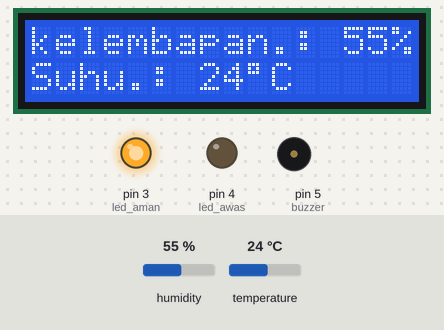
Simulated run of this sketch. Board: Arduino Uno, built with avr-gcc and run on an emulated ATmega328P. On the bench: 16×2 character LCD, output pins drawn as LEDs (lit = HIGH), buzzer (waves = sounding, pin HIGH). The inputs (shaded band) are chosen by the test bench; at power-on: humidity 55 %, temperature 24 °C. What the sketch prints to the serial monitor is not drawn.

Above: at 1.2 s.
1.3 s: humidity set to 81 %
At 3.7 s:
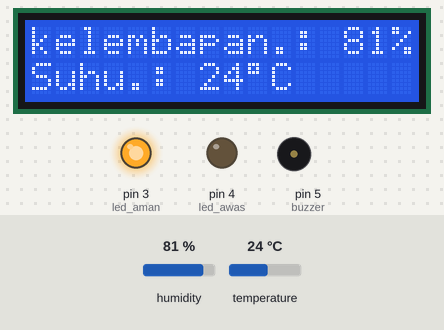
4.1 s: humidity set to 84 %
At 5.5 s:
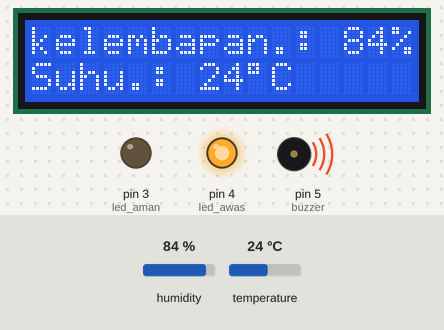
6.9 s: temperature set to 12 °C
At 9.2 s:
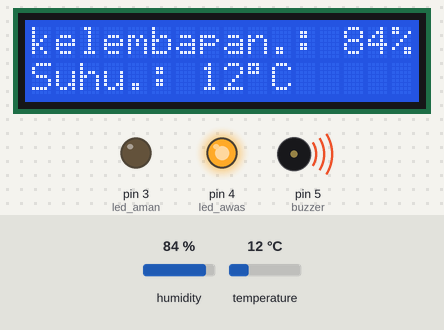
10.0 s: temperature set to 19 °C
At 11.0 s:
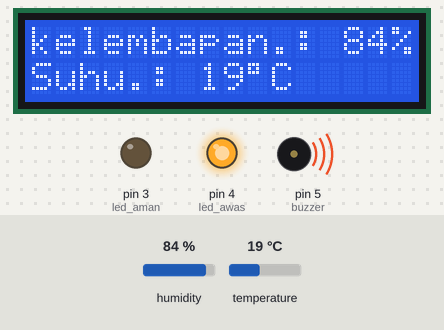
Timing chart, 0 to 13.0 s (numbered marks = the images above; inputs shaded):
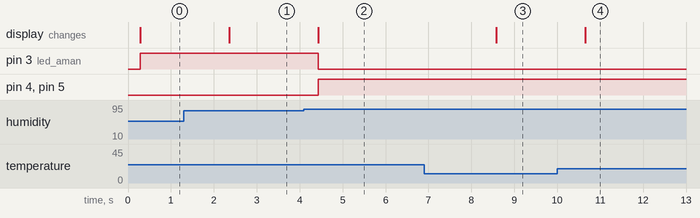

The sketch:

DHT11_With_LCD_1602_BUZZER.ino
```cpp
/*************************************************************
  This example shows how value can be pushed from Arduino to
  Serial Monitor dan LCD 1602

   ;;`  .;;;;;  ;;;;:  ;;` `;;  ;;;;  ;;  :;.  ;;;;`  ;;;;:   ;;  ;;;;,
  ,;;;  .;:.;;, ;;:;;; ;;` `;; ;; ,;: ;;  :;. ;;;:;;  ;;.;;.  ;;  ;;:;;,
  ;;;;  .;: :;, ;;  ;; ;;` `;; ;;;,   ;;,,;;. ;;  ,;, ;; ,;,  ;;  ;;  ;;
 `;:`;, .;;;;;  ;;  ;; ;;` `;;  ;;;;, ;;;;;;.`;;  .;: ;;;;;   ;;  ;;  ;;
 :;;;;; .;:.;;  ;;  ;; ;;` `;; `. `;; ;;  :;. ;;  :;, ;;``    ;;  ;;  ;;
 ;;;;;; .;: ;;. ;;:;;: .;;:;;. ;;..;; ;;  :;. ;;;:;;  ;;   ;; ;;  ;;:;;

  WARNING :
  For this example you'll need library & Arduino part :
    Adafruit DHT sensor libraries:
    https://github.com/adafruit/Adafruit_Sensor
    https://github.com/adafruit/DHT-sensor-library

  Need Arduino Part :
  https://www.tokopedia.com/ardushopid
  or Whatsapp Only 082111545939
  Find Me on FB :
  https://id-id.facebook.com/people/Ardushop-Id/100015723427957

  Pin DHT >> Pin Arduino
    VCC   >>    +5V
    DATA  >>    Pin 6 Digital
    NC    >>    Tidak dipakai
    GND   >>    GND

 Pin Potensiometer >> Pin Arduino&LCD
  1. KAKI KIRI      >>  GND
  2. KAKI TENGAH    >>  KE PIN 3 VEE LCD
  3. KAKI KANAN     >>  +5V

  Pin LCD >> Pin Arduino
  1  GND  >>    GND
  2  VCC  >>    +5V
  3  VEE  >>  Ke Pin Tengah Potensiometer
  4  RS   >>    Pin 12 Digital
  5  RW   >>    GND
  6  RE   >>    Pin 11 Digital
  7  D0   >>    Tidak dipakai
  8  D1   >>    Tidak dipakai
  9  D2   >>    Tidak dipakai
  10 D3   >>    Tidak dipakai
  11 D4   >>    Pin 10 Digital
  12 D5   >>    Pin 9 Digital
  13 D6   >>    Pin 8 Digital
  14 D7   >>    Pin 7 Digital
  15 A    >>    +5V
  16 K    >>    GND
 *************************************************************/

#include <DHT.h>  //menyertakan library DHT kedalam program
#include <LiquidCrystal.h> //menyertakan library LCD

#define DHTPIN 6  //kita pasang sensor pada pin 6 digital
#define DHTTYPE DHT11 //kita menggunakan jenis sensor DHT11, ubah jika kamu gunakan sensor lain seperti DHT22 (AM2302) atau DHT21 (AM2301)
//#define DHTTYPE DHT22   // DHT 22, AM2302, AM2321
//#define DHTTYPE DHT21   // DHT 21, AM2301

DHT dht(DHTPIN, DHTTYPE); //deklarasi pin sensor dengan jenis sensor yang dipilih

LiquidCrystal lcd(12, 11, 10, 9, 8, 7); //pin yang dipakai LCD

int buzzer = 5; //kita menggunakan pin 5 untuk buzzer indikator suara alarm
int led_awas = 4; //kita menggunakan pin 5 untuk led merah indikator awas
int led_aman = 3; //kita menggunakan pin 4 untuk led hijau indikator aman

void setup() {
  lcd.begin(16, 2); //mengatur ukuran lcd yang dipakai
  dht.begin(); //program komunikasi atau setup untuk sensor DHT
  pinMode(led_awas, OUTPUT); //mengatur led sebagai OUTPUT
  pinMode(led_aman, OUTPUT); //mengatur led sebagai OUTPUT
  pinMode(buzzer, OUTPUT); //mengatur buzzer sebagai OUTPUT
  Serial.begin(9600); //program komunikasi atau setup untuk serial monitor dan kecepatan komunikasi (baudrate)
}
/*
  Need Arduino Part :
  https://www.tokopedia.com/ardushopid
  or Whatsapp Only 082111545939
  Find Me on FB :
  https://id-id.facebook.com/people/Ardushop-Id/100015723427957
*/
void loop() {
  float kelembapan = dht.readHumidity(); //menyimpan nilai kelembapan pada variabel kelembapan
  float suhu = dht.readTemperature(); //menyimpan nilai suhu pada variabel suhu
  delay(200); //mengatur jeda waktu pembacaan sensor selama 200 milidetik
  Serial.print(kelembapan); //menampilkan nilai kelembapan pada Serial Monitor
  Serial.print("%"); //Simbol persen satuan kelembapan
  Serial.print(" "); //menambahkan spasi
  Serial.print(suhu); //menampilkan nilai suhu pada Serial Monitor
  Serial.println("*C"); //Satuan Derajat Suhu

    //menampilkan nilai kelembapan pada LCD
    lcd.setCursor(0, 0); //
    lcd.print("kelembapan.: ");
    lcd.print((int) kelembapan);
    lcd.print("%");
    //menampilkan nilai suhu pada LCD
    lcd.setCursor(0, 1);
    lcd.print("Suhu.: ");
    lcd.print((int) suhu);
    lcd.print((char)223); //Simbol Derajat di LCD
    lcd.print("C ");

    //kondisi if dibawah ini, silahkan di atur sesuai dengan kebutuhan kamu

  if ( kelembapan > 82.10){      //jika kelembapan lebih besar dari 82.10
     digitalWrite(led_awas, HIGH);   //led merah menyala
     digitalWrite(buzzer, HIGH);   //buzzer menyala
     digitalWrite(led_aman, LOW);    //led hijau mati
         }

 else if( suhu > 32.10){         //jika suhu lebih besar dari 32.10
     digitalWrite(led_awas, HIGH);   //led merah menyala
     digitalWrite(buzzer, HIGH);   //buzzer menyala
     digitalWrite(led_aman, LOW);    //led hijau mati
         }

 else{                           //jika tidak
     digitalWrite(led_aman, HIGH);  //led hijau menyala
     digitalWrite(led_awas, LOW);    //led merah mati
     digitalWrite(buzzer, LOW);    //buzzer mati
        }
}
```

Measured:
- the behaviour switches between 82 and 83 % on humidity (found by bisection; images 1 and 2)
- after the input at 1.3 s, the display: changes after 1.1 s (image 1)
- after the input at 4.1 s, pin 3 (led_aman): HIGH → LOW after 0.34 s; pin 4 (led_awas), pin 5 (buzzer): LOW → HIGH after 0.34 s; the display: changes after 0.34 s (image 2)
- after the input at 6.9 s, the display: changes after 1.7 s (image 3)
- after the input at 10.0 s, the display: changes after 0.66 s (image 4)
